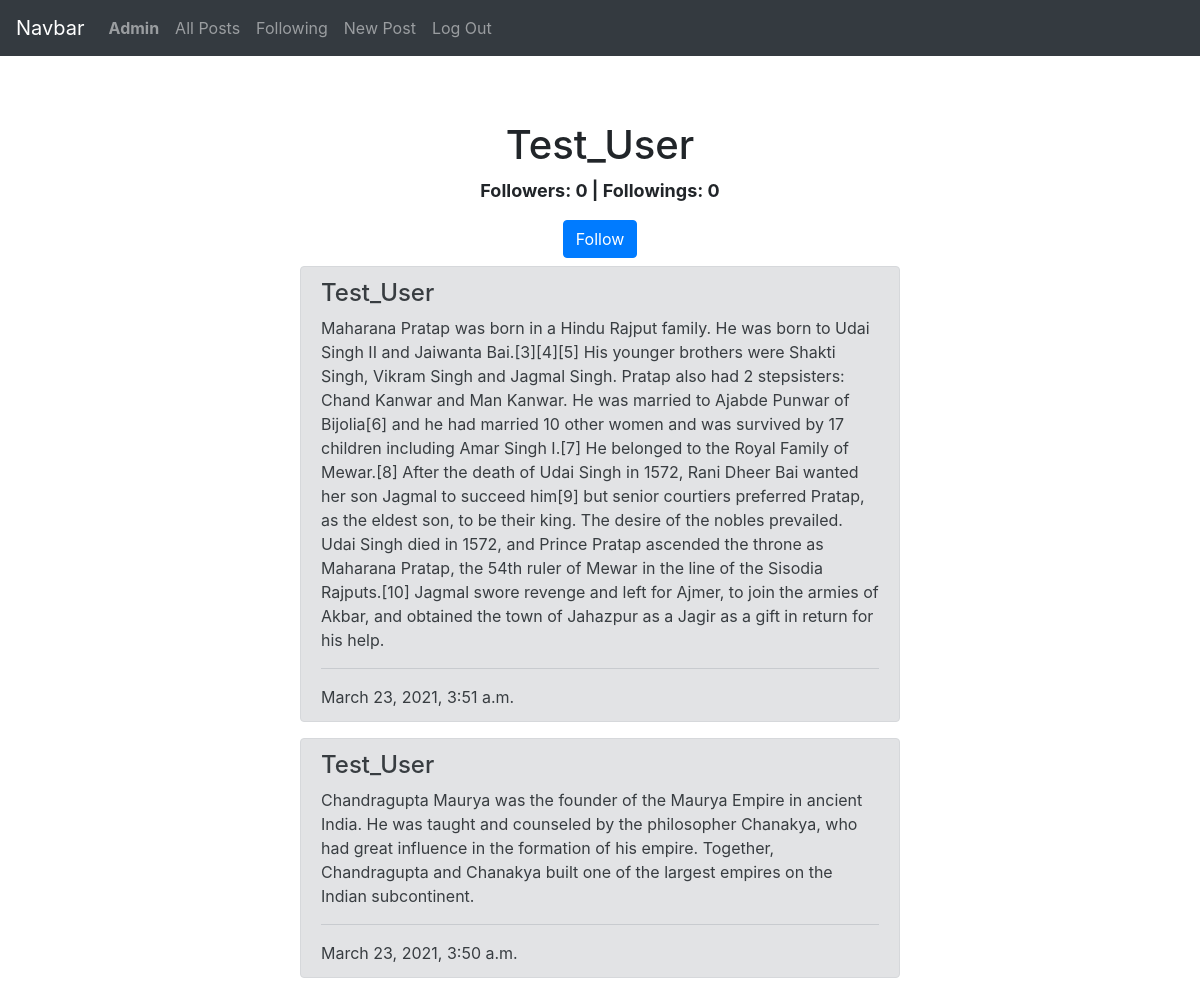
The app's page /profile/Test_User (signed in) with its own data.
### network/models.py (models this page shows)
class User(AbstractUser):
    pass

class Post(models.Model):
    body = models.TextField()
    datetime = models.DateTimeField(auto_now=True)
    user = models.ForeignKey(User, on_delete=models.CASCADE)

### network/views.py (the view)
# urls.py: path("profile/<str:username>", views.profile, name="profile"),
def profile(request, username):
    buttton = True
    check = False
    posts = Post.objects.filter(user__username=username).order_by('-datetime')
    follower_obj = Follower.objects.filter(user__username=username)
    following_obj = Following.objects.filter(user__username=username)
    for follower_count in follower_obj :
        follower_count = follower_count.user_following.all().count()
    for following_count in following_obj:
        following_count = following_count.user_following.all().count()
    if request.user.username == username:
        buttton = False
    else:
        check = Following.objects.filter(user = request.user, user_following__username=username).exists()
    return render(request, "network/profile.html", {
        "posts": posts,
        "username": username,
        "follower_count": follower_count,
        "following_count": following_count,
        "button":buttton,
        "check":check
        })

### network/templates/network/profile.html (shortened to what this page needs)
{% extends "network/layout.html" %}
{% block body %}
    <center><h1>{{username}}</h1></center>
    <center><p id="fan"><b>Followers: {{follower_count}} | Followings: {{following_count}}</b></p></center>
    {% if button %}
        {% if check %}
            <center>
                <a href="{% url 'unfollow' username %}">
                    <button class="btn btn-danger mb-2">Unfollow</button>
                </a>
            </center>
        {% else %}
            <center>
                <a href="{% url 'follow' username %}">
                    <button class="btn btn-primary mb-2">Follow</button>
                </a>
            </center>
        {% endif %}
    {% endif %}
    {% for post in posts %}
    <div class="alert alert-secondary" role="alert" id="alert">
        <h4 class="alert-heading">{{post.user.username}}</h4>
        <p>{{post.body}}</p>
        <hr>
        <p class="mb-0">{{post.datetime}}</p>
    </div>
    {% endfor %}
{% endblock %}

### network/templates/network/layout.html (shortened to what this page needs)
{% load static %}
<!DOCTYPE html>
<html lang="en">
<head>
    <link rel="stylesheet" href="https://stackpath.bootstrapcdn.com/bootstrap/4.4.1/css/bootstrap.min.css">
    <link href="{% static 'network/styles.css' %}" rel="stylesheet">
</head>
<body>
    <nav class="navbar navbar-expand-lg navbar-dark bg-dark" style="margin-bottom: 65px;">
        <a class="navbar-brand" href="#">Navbar</a>
        <div>
          <ul class="navbar-nav mr-auto">
            {% if user.is_authenticated %}
                <li class="nav-item">
                    <a class="nav-link" href="#"><strong>{{ user.username }}</strong></a>
                </li>
            {% endif %}
            <li class="nav-item">
              <a class="nav-link" href="{% url 'index' %}">All Posts</a>
            </li>
            {% if user.is_authenticated %}
                <li class="nav-item">
                    <a class="nav-link" href="{% url 'following' %}">Following</a>
                </li>
                <li class="nav-item">
                    <a class="nav-link" href="{% url 'NewPost'%}">New Post</a>
                </li>
                <li class="nav-item">
                    <a class="nav-link" href="{% url 'logout' %}">Log Out</a>
                </li>
            {% endif %}
          </ul>
        </div>
      </nav>
      <div class="body">
        {% block body %}
        {% endblock %}
      </div>
</body>
</html>

### network/templates/network/profile.html (style rules this page uses)
#alert { margin-left: 300px; margin-right: 300px; }
#fan { text-align: center; font-size: large; }

### records on screen
User: username "Admin"
User: username "Test_User"
Post: user.username "Test_User", body "Maharana Pratap was born in a Hindu Rajput family. He was born to Udai Singh II and Jaiwanta Bai.[3][4][5] His younger brothers were Shakti Singh, Vikram Singh and Jagmal Singh. Pratap also had 2 stepsisters: Chand Kanwar and Man Kanwar. He was married to Ajabde Punwar of Bijolia[6] and he had married 10 other women and was survived by 17 children including Amar Singh I.[7] He belonged to the Royal Family of Mewar.[8] After the death of Udai Singh in 1572, Rani Dheer Bai wanted her son Jagmal to succeed him[9] but senior courtiers preferred Pratap, as the eldest son, to be their king. The desire of the nobles prevailed. Udai Singh died in 1572, and Prince Pratap ascended the throne as…", datetime "March 23, 2021, 3:51 a.m."
Post: user.username "Test_User", body "Chandragupta Maurya was the founder of the Maurya Empire in ancient India. He was taught and counseled by the philosopher Chanakya, who had great influence in the formation of his empire. Together, Chandragupta and Chanakya built one of the largest empires on the Indian subcontinent.", datetime "March 23, 2021, 3:50 a.m."

### other values on screen
{{ follower_count }} "0"
{{ following_count }} "0"
